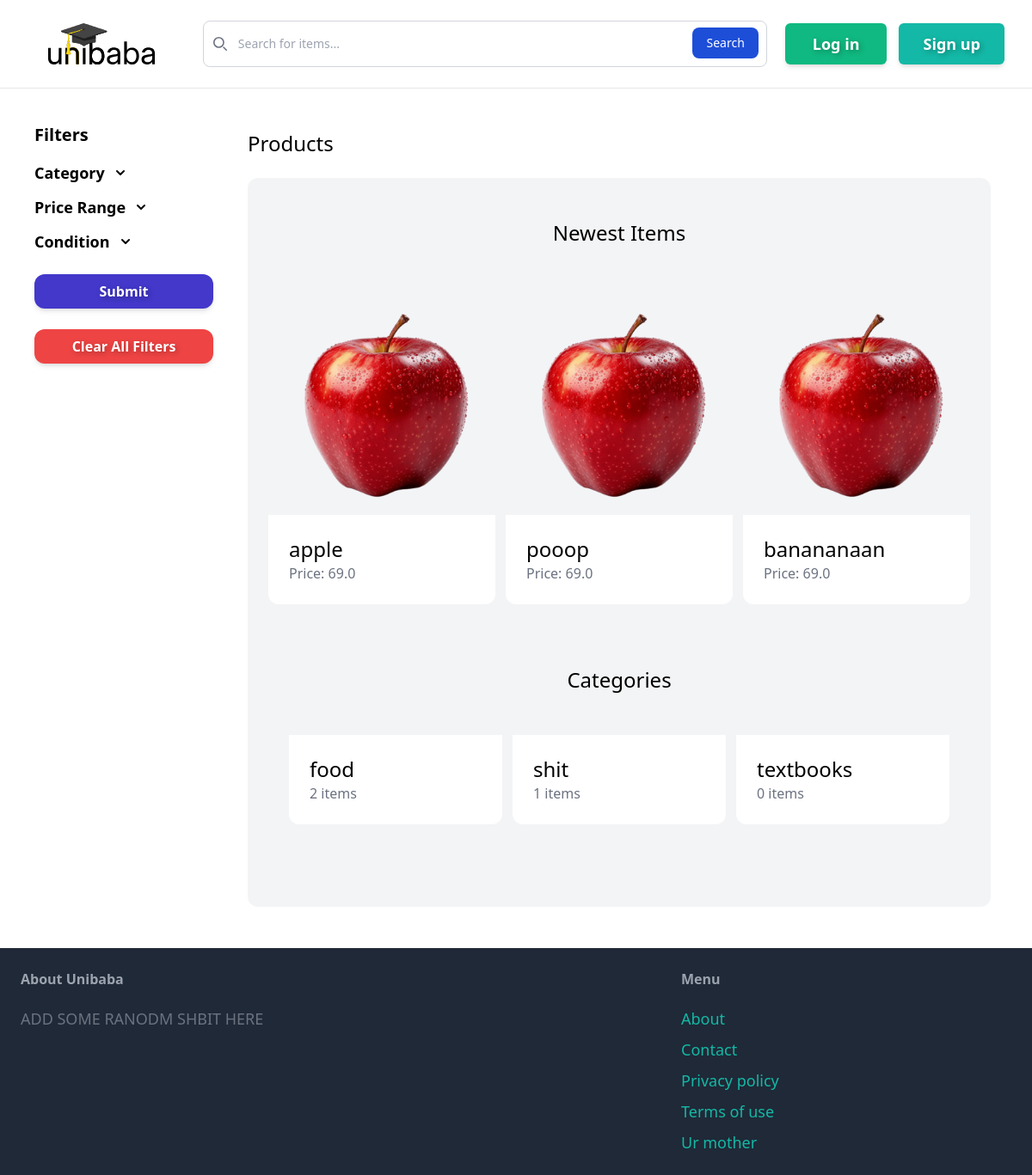
/, run on an earlier commit of the app's database.
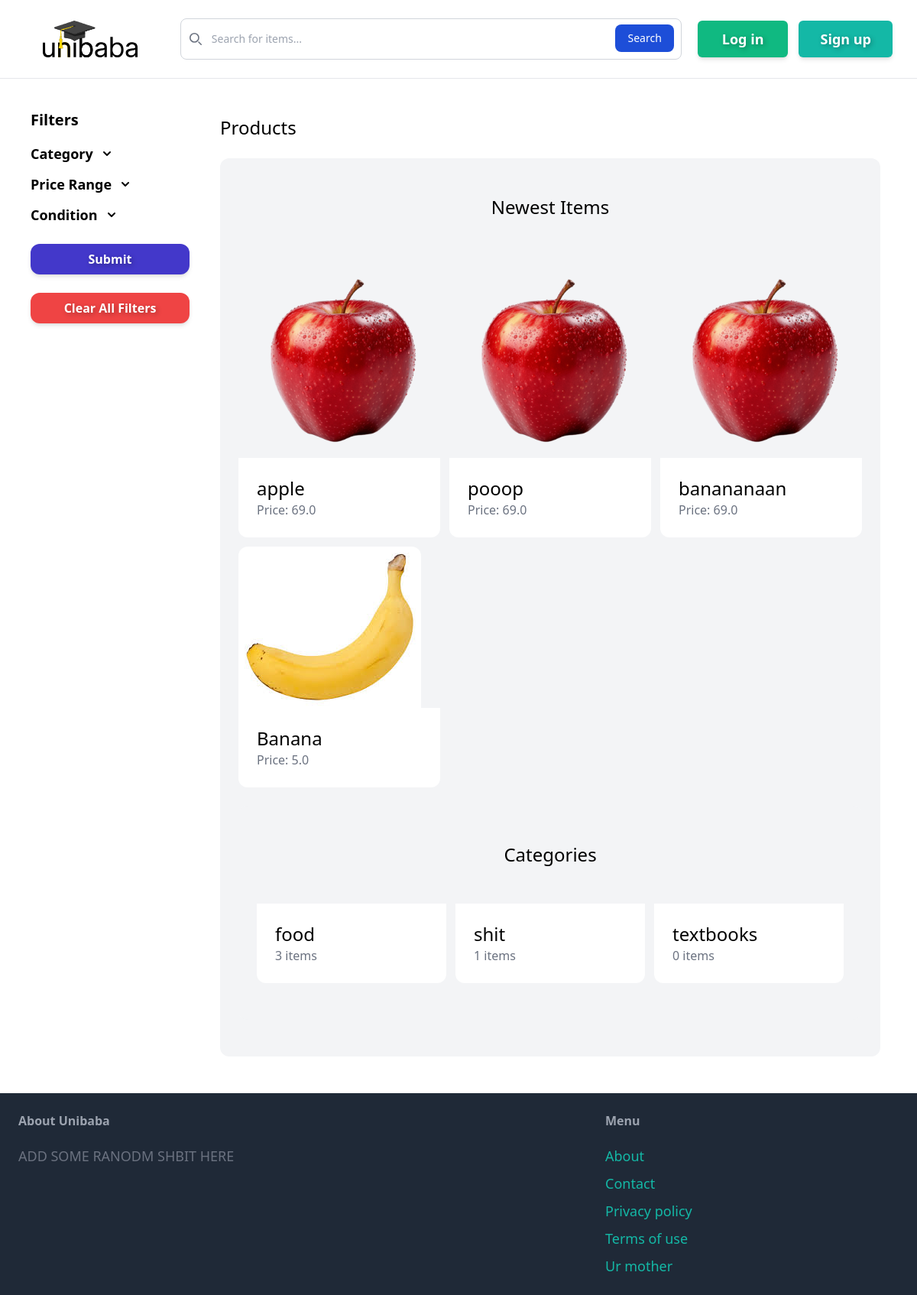
And on a later commit of the database.
### item/models.py (models this page shows, shortened)
class Item(models.Model):
    category=models.ForeignKey(Category, related_name='items', on_delete=models.CASCADE)
    name=models.CharField(max_length=255)
    description=models.TextField(blank=False,null=False)
    price=models.FloatField()
    image=models.ImageField(upload_to='item_images',blank=False,null=False)
    is_sold=models.BooleanField(default=False)
    created_by=models.ForeignKey(User, related_name='items', on_delete=models.CASCADE)
    created_at=models.DateTimeField(auto_now_add=True)

class Category(models.Model):
    name = models.CharField(max_length=255)
    class Meta:
        ordering = ('name',) #list items to admin in alphabetical order
        verbose_name_plural = 'Categories' #fixes some dumbass spelling

### base/views.py (the view)
# urls.py: path('', views.index, name='index'),
def index(request):
    items = Item.objects.filter(is_sold=False)[0:6] #get 6 items that are not sold to display on front page
    categories = Category.objects.all()
    return render(request,'base/index.html', {
        'categories': categories,
        'items': items,
    })

### base/templates/base/index.html (shortened to what this page needs)
{% extends 'base/templatepage.html' %}
{% block content %}
<div class="flex">
    <div class="w-60 text-black p-4">
      <h2 class="text-xl font-bold mb-4">Filters</h2>
      <div class="max-w-sm mx-auto mt-3">
        <div id="toggle-btn" class="cursor-pointer text-black flex items-center space-x-2">
          <span class="text-lg font-semibold">Category</span>
        </div>
      </div>
      <div class="max-w-sm mx-auto mt-3">
        <div id="toggle-btn1" class="cursor-pointer text-black flex items-center space-x-2">
          <span class="text-lg font-semibold">Price Range</span>
        </div>
      </div>
      <div class="max-w-sm mx-auto mt-3">
        <div id="toggle-btn2" class="cursor-pointer text-black flex items-center space-x-2">
          <span class="text-lg font-semibold">Condition</span>
        </div>
      </div>
      <button class="w-full bg-indigo-700 py-2 text-white font-semibold shadow-md mt-6 rounded-xl hover:bg-indigo-800 transition-colors duration-300 ease-in-out focus-visible:outline-3 focus-visible:outline-offset-4 focus-visible:outline-red-500" style="text-shadow: 2px 2px 6px rgba(0, 0, 0, 0.3)">Submit</button>
      <button id='clear-filters-btn' class="w-full bg-red-500 py-2 text-white font-semibold shadow-md mt-6 rounded-xl hover:bg-red-700 transition-colors duration-300 ease-in-out focus-visible:outline-3 focus-visible:outline-offset-4 focus-visible:outline-red-500" style="text-shadow: 2px 2px 6px rgba(0, 0, 0, 0.3)">Clear All Filters</button>
    </div>
    <div class="flex-1 p-6">
      <h1 class="text-2xl">Products</h1>
      <div class="mt-6 px-6 py-12 bg-gray-100 rounded-xl">
        <h2 class="mb-12 text-2xl text-center">Newest Items</h2>
        <div class="grid grid-cols-3 gap-3">
            {% for item in items %}
                <div>
                    <a href="{% url 'item:detail' item.id %}">
                        <div>
                            <img src="{{ item.image.url }}" class="rounded-t-xl">
                        </div>
                        <div class="p-6 bg-white rounded-b-xl">
                            <h2 class="text-2xl">{{ item.name }}</h2>
                            <p class="text-gray-500">Price: {{ item.price }}</p>
                        </div>
                    </a>
                </div>
            {% endfor %}
        </div>
        <div class="mt-6 px-6 py-12 bg-gray-100 rounded-xl">
            <h2 class="mb-12 text-2xl text-center">Categories</h2>
            <div class="grid grid-cols-3 gap-3">
                {% for category in categories %}
                    <div>
                        <a href="#">
                            <div class="p-6 bg-white rounded-b-xl">
                                <h2 class="text-2xl">{{ category.name }}</h2>
                                <p class="text-gray-500">{{ category.items.count }} items</p>
                            </div>
                        </a>
                    </div>
                {% endfor %}
            </div>
        </div>
    </div>
  </div>
</div>
{% endblock %}

### base/templates/base/templatepage.html (shortened to what this page needs)
<!doctype html>
<html>
    <head>
        <script src="https://cdn.tailwindcss.com"></script>
        {% load static %}
    </head>
    <body>
        <nav class="font-sans py-6 px-8 flex justify-between items-center border-b border-gray-200">
            <div class="flex items-center space-x-4 w-full">
                <a href="/">
                    <img src="{% static 'unibaba.svg' %}" alt="unibaba" class="h-12 w-full min-w-[171px] px-6"/>
                  </a>
                <form class="max-w-2xl  w-full pl-4 ">
                    <div class="relative">
                        <div class="absolute inset-y-0 start-0 flex items-center ps-3 pointer-events-none">
                        </div>
                        <input type="search" id="default-search" class=" outline-gray-500/50 block w-full p-4 ps-10 text-sm text-gray-900 border border-gray-300 rounded-lg bg-white-50 focus:ring-black-500 focus:border-black-500 dark:bg-white-700 dark:border-gray-600 dark:placeholder-gray-400 dark:text-black dark:focus:ring-gray-500 dark:focus:border-gray-500" placeholder="Search for items..." required />
                        <button type="submit" class="text-white absolute end-2.5 bottom-2.5 bg-blue-700 hover:bg-blue-800 focus:ring-4 focus:outline-none focus:ring-blue-300 font-medium rounded-lg text-sm px-4 py-2 dark:bg-blue-600 dark:hover:bg-blue-700 dark:focus:ring-blue-800">Search</button>
                    </div>
                 </form>
            </div>
            <div class="flex items-center space-x-3.5">
                {% if request.user.is_authenticated %}
                    <a href="{% url 'item:new' %}" class="px-8 py-2 whitespace-nowrap text-lg font-semibold text-white shadow-md rounded-md bg-violet-500 hover:bg-violet-700 transition-colors duration-300 ease-in-out focus-visible:outline-3 focus-visible:outline-offset-4 focus-visible:outline-emerald-500" style="text-shadow: 2px 2px 6px rgba(0, 0, 0, 0.3)">Sell an item</a>
                    <a href="{% url 'conversation:inbox' %}" class="relative block text-gray-700 hover:text-indigo-300 transition-all duration-200 w-8 h-8">
                        <svg class="w-full ml-1 h-full absolute top-[-4px] left-[-4px]" fill="none" stroke="currentColor" viewBox="0 0 24 24">
                            <path stroke-linecap="round" stroke-linejoin="round" stroke-width="2" d="M15 17h5l-1.4-1.4a7 7 0 00-12.2-5.2M9 17H4l1.4-1.4a7 7 0 0112.2-5.2M12 23a2 2 0 002-2H10a2 2 0 002 2z"/>
                        </svg>
                    </a>
                    <div class="relative">
                        <div class="w-12 h-12 bg-blue-500 rounded-full cursor-pointer" id="profilePic">
                        </div>
                        <div id="dropdown" class="absolute right-0 mt-2 w-40 bg-white shadow-lg rounded-md opacity-0 transform scale-95 pointer-events-none transition-all duration-300 ease-out">
                          <ul>
                            <li><a href="{% url 'dashboard:index' %}" class="block px-4 py-2 text-sm font-semibold text-gray-700 hover:bg-gray-200">Dashboard</a></li>
                            <li><a href="#" class="block px-4 py-2 text-sm font-semibold text-gray-700 hover:bg-gray-200">Profile</a></li>
                            <li><a href="#" class="block px-4 py-2 text-sm font-semibold text-gray-700 hover:bg-gray-200">Log out</a></li>
                          </ul>
                        </div>
                      </div>
                    </div>
                {% else %}
                    <a href="{% url 'base:login' %}" class="px-8 py-2.5 whitespace-nowrap text-lg font-semibold text-white shadow-md rounded-md bg-emerald-500 hover:bg-emerald-700 transition-colors duration-300 ease-in-out focus-visible:outline-3 focus-visible:outline-offset-4 focus-visible:outline-emerald-500" style="text-shadow: 2px 2px 6px rgba(0, 0, 0, 0.3)">Log in</a>
                    <a href="{% url 'base:signup' %}" class="px-7 py-2.5 whitespace-nowrap text-lg font-semibold text-white shadow-md rounded-md bg-teal-500 hover:bg-teal-700 transition-colors duration-300 ease-in-out focus-visible:outline-3 focus-visible:outline-offset-4 focus-visible:outline-emerald-500" style="text-shadow: 2px 2px 6px rgba(0, 0, 0, 0.3)">Sign up</a>
                {% endif %}
            </div>
        </nav>
        <div class="px-6 py-6">
            {% block content %}
            {% endblock %}
        </div>
        <footer class="font-sans py-6 px-6 flex justify-between bg-gray-800">
            <div class="w-2/3 pre-10">
                <h3 class="mb-5 font-semibold text-gray-400">About Unibaba</h3>
                <p class="text-lg text-gray-500">ADD SOME RANODM SHBIT HERE</p>
            </div>
            <div class="w-1/3">
                <h3 class="mb-5 font-semibold text-gray-400">Menu</h3>
                <ul class="space-y-2">
                    <li><a href="#" class="text-lg text-teal-500 hover:text-teal-700">About</a></li>
                    <li><a href="{% url 'base:contact' %}" class="text-lg text-teal-500 hover:text-teal-700">Contact</a></li>
                    <li><a href="#" class="text-lg text-teal-500 hover:text-teal-700">Privacy policy</a></li>
                    <li><a href="#" class="text-lg text-teal-500 hover:text-teal-700">Terms of use</a></li>
                    <li><a href="#" class="text-lg text-teal-500 hover:text-teal-700">Ur mother</a></li>
                </ul>
            </div>
        </footer>
    </body>
</html>

What changed in the data, as far as the page shows it:
added Item: image (picture), name "Banana", price "5.0"
computed for Category "food": items.count "2" → "3"
